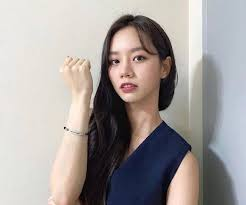
#> input picture PythonLearn/opencv/TrainFaces/LHL/3.jpg, 246 x 205 px, given in place of 3.png, which was not available
$ jupyter execute 13-Histogram.ipynb   (text cells are left out)
#> lines starting #> are read from the running program, lines starting #| are printed output that depends on the picture; pictures that were not available may be replaced by others from this repository, and a replacement may not be noted
[cell 1]
import cv2 as cv
import matplotlib.pyplot as plt
import numpy as np

img = cv.imread("Photos/3.png")
#> img is the input picture: shape (205, 246, 3); mean B, G, R 155.8, 157.9, 164.2
# cv.imshow("image", img)
# resize 缩放
resized = cv.resize(img, None, fx=0.2, fy=0.2)
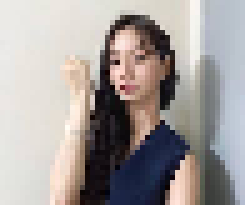
#> resized: shape (41, 49, 3) (shown 5 times larger); mean B, G, R 155.4, 157.6, 163.9
cv.imshow("Resized", resized)
img = resized

gray = cv.cvtColor(img, cv.COLOR_BGR2GRAY)
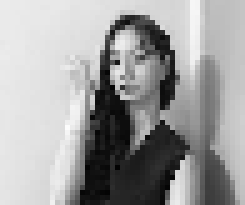
#> gray: shape (41, 49) (shown 5 times larger); min 3, max 252, mean 159.3
cv.imshow("gray", gray)

# 增加Mask，计算指定Mask区域的直方图
blank = np.zeros(img.shape[:2], dtype="uint8")
circle = cv.circle(
    blank, (img.shape[1] // 2, img.shape[0] // 2), 100, 255, thickness=-1
)
#> blank: shape (41, 49); every value is 255
mask = cv.bitwise_and(gray, gray, mask=circle)
cv.imshow("Mask", mask)
# gray histogram
gray_hist = cv.calcHist([gray], [0], mask, [256], [0, 256])
#> gray_hist = 256 values, max 61 at index 226, min 0 at index 0, mean 7.85

# color histogram
colors = ("b", "g", "r")
for i, col in enumerate(colors):
    hist = cv.calcHist(
        [img], [i], mask, [256], [0, 256]
    )  # 计算直方图，传入图像、通道、掩码、bins数量和范围
    plt.plot(hist, color=col)
    plt.xlim([0, 256])  # x轴范围限定在0-256之间


plt.figure()
plt.title("Grayscale Histogram")
plt.xlabel("Bins")
plt.ylabel("# of pixels")
plt.plot(gray_hist, color="gray")
plt.xlim([0, 256])

cv.waitKey(0)
cv.destroyAllWindows()
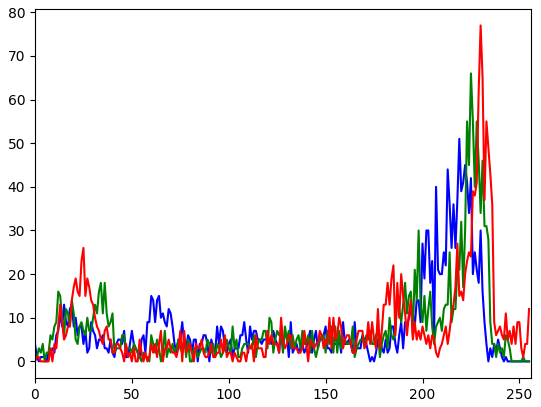
#> figure drawn by matplotlib, 1 panel; curve peaks at x = 219, y = 51; curve peaks at x = 225, y = 66; curve peaks at x = 230, y = 77
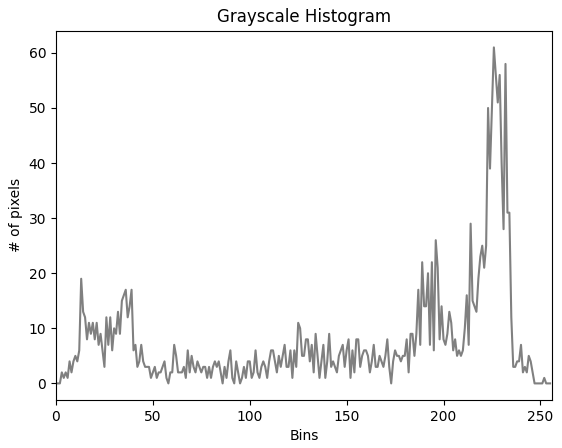
#> figure drawn by matplotlib, 1 panel; curve peaks at x = 226, y = 61

$ run again, with PythonLearn/opencv/TrainFaces/LHL/1.jpg copied over PythonLearn/opencv/TrainFaces/LHL/3.jpg
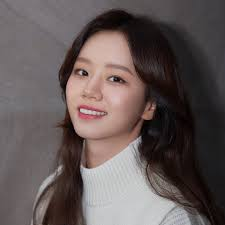
#> input picture PythonLearn/opencv/TrainFaces/LHL/1.jpg, 225 x 225 px, given in place of 3.png, which was not available
#> img is the input picture: shape (225, 225, 3); mean B, G, R 86.7, 87.6, 98.8
#> blank: shape (45, 45); every value is 255
#> gray_hist = 256 values, max 49 at index 115, min 0 at index 0, mean 7.91
#> `[cell 1] import cv2 as cv import matplotlib.pyplot as plt import numpy..`:
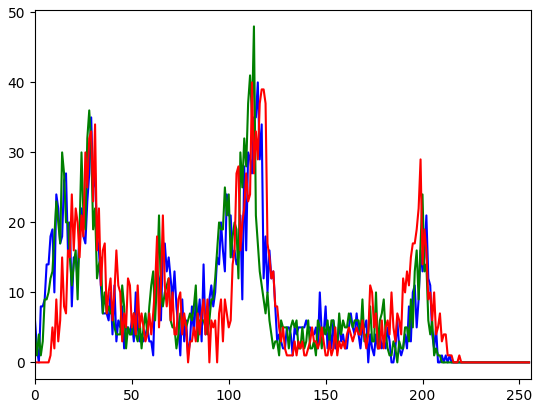
#> figure drawn by matplotlib, 1 panel; curve peaks at x = 115, y = 40; curve peaks at x = 113, y = 48; curve peaks at x = 112, y = 40
#> `[cell 1] import cv2 as cv import matplotlib.pyplot as plt import numpy..`:
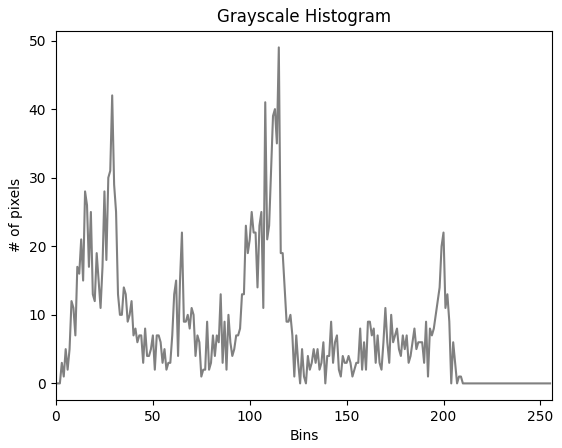
#> figure drawn by matplotlib, 1 panel; curve peaks at x = 115, y = 49

$ run again, with PythonLearn/opencv/TrainFaces/LHL/10.jpg copied over PythonLearn/opencv/TrainFaces/LHL/3.jpg
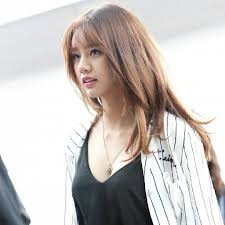
#> input picture PythonLearn/opencv/TrainFaces/LHL/10.jpg, 225 x 225 px, given in place of 3.png, which was not available
#> img is the input picture: shape (225, 225, 3); mean B, G, R 192.2, 195.4, 201.3
#> blank: shape (45, 45); every value is 255
#> gray_hist = 256 values, max 344 at index 254, min 0 at index 0, mean 7.91
#> `[cell 1] import cv2 as cv import matplotlib.pyplot as plt import numpy..`:
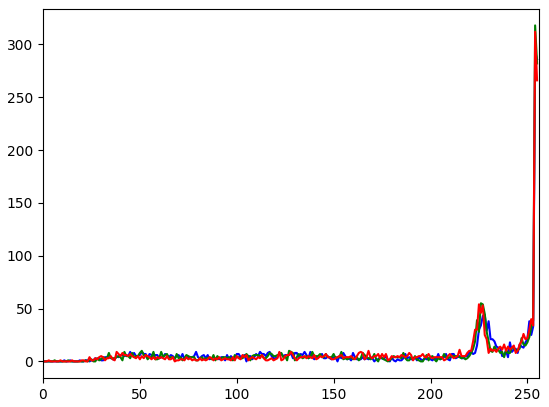
#> figure drawn by matplotlib, 1 panel; curve peaks at x = 254, y = 293; curve peaks at x = 254, y = 318; curve peaks at x = 254, y = 312
#> `[cell 1] import cv2 as cv import matplotlib.pyplot as plt import numpy..`:
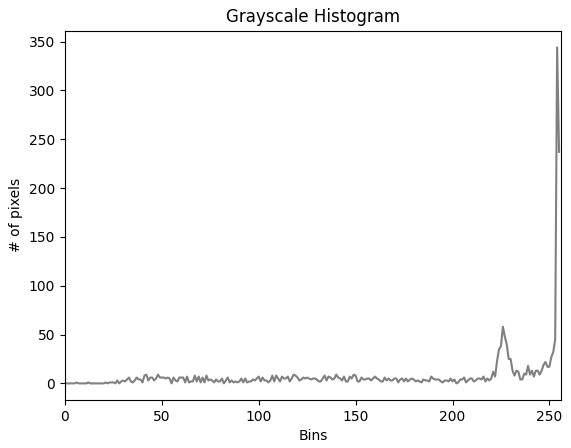
#> figure drawn by matplotlib, 1 panel; curve peaks at x = 254, y = 344

$ run again, with PythonLearn/opencv/TrainFaces/LHL/11.jpg copied over PythonLearn/opencv/TrainFaces/LHL/3.jpg
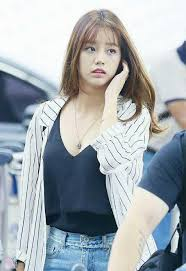
#> input picture PythonLearn/opencv/TrainFaces/LHL/11.jpg, 186 x 271 px, given in place of 3.png, which was not available
#> img is the input picture: shape (271, 186, 3); mean B, G, R 177, 172.1, 164.5
#> `gray = cv.cvtColor(img, cv.COLOR_BGR2GRAY)`:
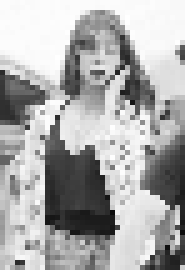
#> gray: shape (54, 37) (shown 5 times larger); min 11, max 255, mean 171.4
#> blank: shape (54, 37); every value is 255
#> gray_hist = 256 values, max 113 at index 252, min 0 at index 0, mean 7.8
#> `[cell 1] import cv2 as cv import matplotlib.pyplot as plt import numpy..`:
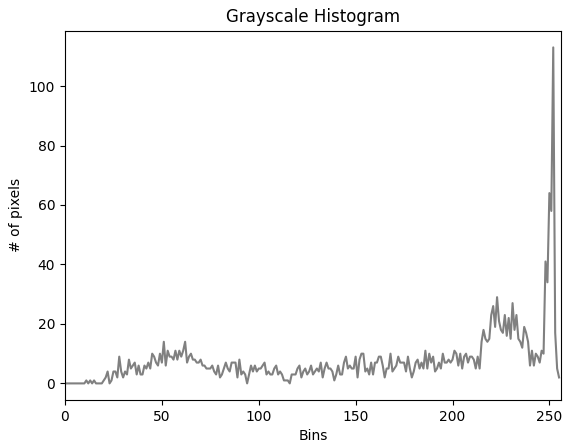
#> figure drawn by matplotlib, 1 panel; curve peaks at x = 252, y = 113
